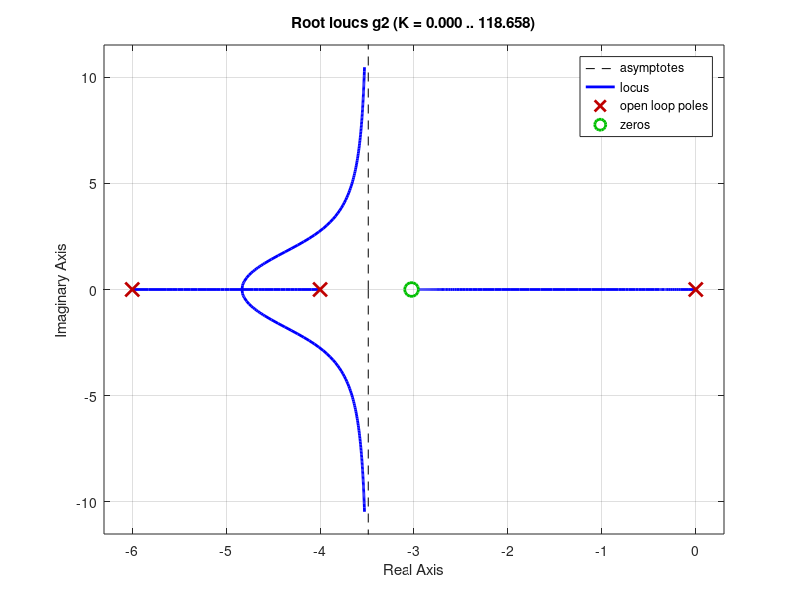

MATLAB code for this plot: (Note: this script raises an error after producing the figure.)
ans = atan(6.18/(-3.6+6));

resul = ans*180/pi;

%%
g1 = tf(1,[1 10 24 0])
rlocus(g1) %k=43.3

g2 = tf([1 3.026],[1 10 24 0])
rlocus(g2) %k=47.2
%%
t1 = feedback(43.3*g1,1)
t2 = feedback(47.2*g2,1)

linearSystemAnalyzer(t1,t2)

%%
% OUTRO EXERCICIO
g2 = tf(1,[1 10 24 0]);
rlocus(g2) 
k=63.3;

%%
%ACHAR ANGULO DO POLO COM O POLO NOVO
TETA1 = angle((-2.02+5.26j)-(-6))*180/pi;
TETA2 = angle((-2.02+5.26j)-(-5))*180/pi;
TETA3 = angle((-2.02+5.26j)-(-4))*180/pi;
TETA4 = angle((-2.02+5.26j)-(-0))*180/pi;
%ANGULOZEROS - ANGULOPOLOS(POLODOCOMPENSADOR) = 180
NOVOTETACOMPENSADOR = TETA2 - TETA1 -TETA3 - TETA4 - 180;

NOVOTETACOMPENSADOR = NOVOTETACOMPENSADOR+360;

PC=5.16/tan(0.19)*180/pi+2.02

%%
g1 = tf(1,[1 10 24 0]);
rlocus(g1) 
k1=63.3;
den = conv([1 10 24 0],[1,43.7])
g2=tf([1 5],den)
rlocus(g2) 
k2=1450
t1 = feedback(k1*g1,1)
t2 = feedback(k2*g2,1)